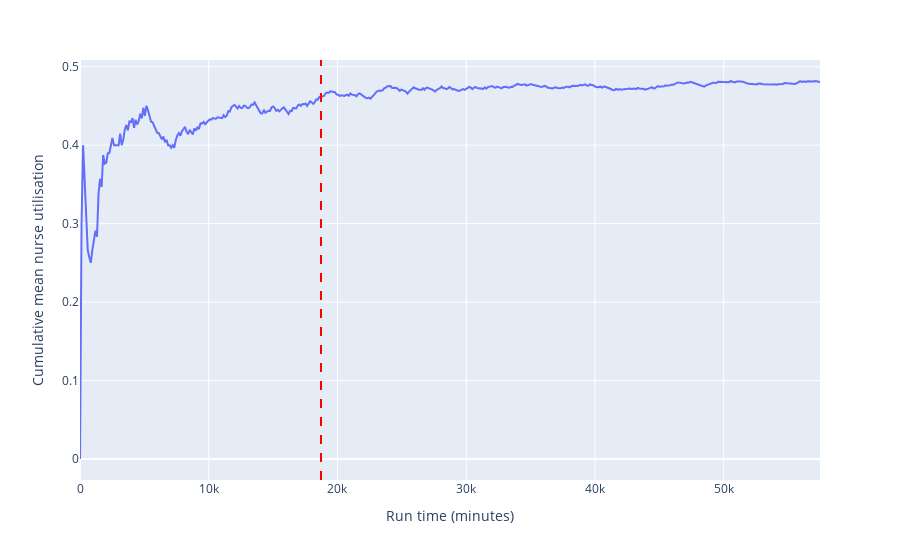
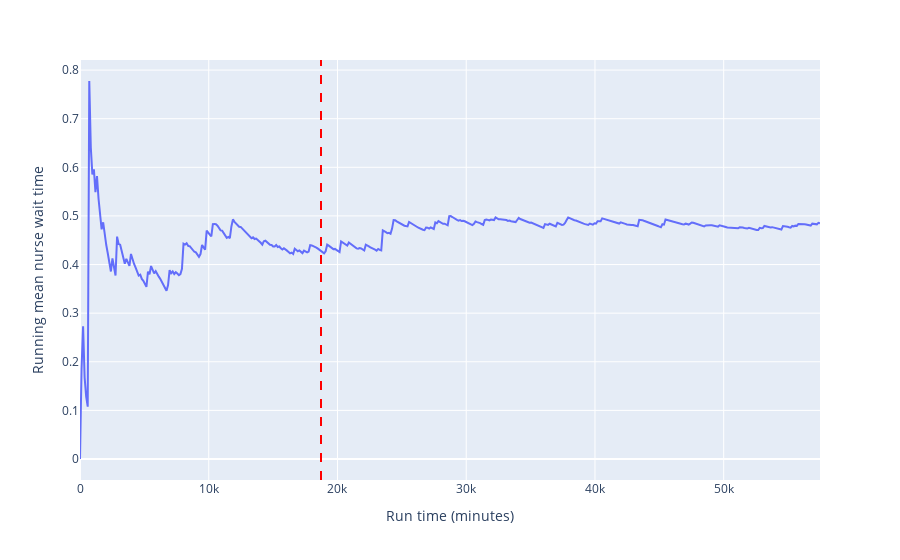

The notebook cell these images were saved under, in order:
### Markdown cell above
However, it is important to look far ahead - so we run it for more days, and find actually a later warm-up is more appropriate.

### Code cell
time_series_inspection(data_collection_period=1440*40, warm_up=1440*13)

### Figure 1 — Plotly figure (JSON) as saved in the notebook; plotly's stock layout.template omitted (floating-point values rounded to 4 significant figures; data arrays with more than 128 entries replaced by an {"elided": "..."} marker saying what was removed)
{"data": [{"hovertemplate": "run=0<br>simulation_time=%{x}<br>value=%{y}<extra></extra>", "legendgroup": "0", "line": {"color": "#636efa", "dash": "solid"}, "marker": {"symbol": "circle"}, "mode": "lines", "name": "0", "orientation": "v", "showlegend": true, "type": "scatter", "x": {"elided": "480 int values"}, "xaxis": "x", "y": {"elided": "480 float values"}, "yaxis": "y"}], "layout": {"legend": {"title": {"text": "run"}, "tracegroupgap": 0}, "margin": {"t": 60}, "shapes": [{"line": {"color": "red", "dash": "dash"}, "type": "line", "x0": 18720, "x1": 18720, "xref": "x", "y0": 0, "y1": 1, "yref": "y domain"}], "showlegend": false, "xaxis": {"anchor": "y", "domain": [0, 1], "title": {"text": "Run time (minutes)"}}, "yaxis": {"anchor": "x", "domain": [0, 1], "title": {"text": "Cumulative mean nurse utilisation"}}}}

### Figure 2 — Plotly figure (JSON) as saved in the notebook; plotly's stock layout.template omitted (floating-point values rounded to 4 significant figures; data arrays with more than 128 entries replaced by an {"elided": "..."} marker saying what was removed)
{"data": [{"hovertemplate": "run=0<br>simulation_time=%{x}<br>value=%{y}<extra></extra>", "legendgroup": "0", "line": {"color": "#636efa", "dash": "solid"}, "marker": {"symbol": "circle"}, "mode": "lines", "name": "0", "orientation": "v", "showlegend": true, "type": "scatter", "x": {"elided": "480 int values"}, "xaxis": "x", "y": {"elided": "480 float values"}, "yaxis": "y"}], "layout": {"legend": {"title": {"text": "run"}, "tracegroupgap": 0}, "margin": {"t": 60}, "shapes": [{"line": {"color": "red", "dash": "dash"}, "type": "line", "x0": 18720, "x1": 18720, "xref": "x", "y0": 0, "y1": 1, "yref": "y domain"}], "showlegend": false, "xaxis": {"anchor": "y", "domain": [0, 1], "title": {"text": "Run time (minutes)"}}, "yaxis": {"anchor": "x", "domain": [0, 1], "title": {"text": "Running mean nurse wait time"}}}}
